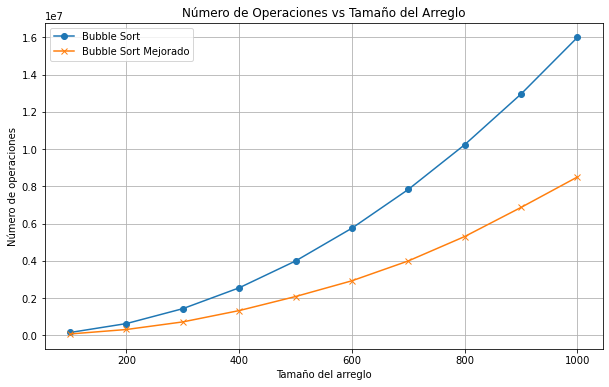

The script that drew this image:
# -*- coding: utf-8 -*-
"""
Created on Tue Aug 29 08:15:22 2024

@author: diego
"""

import matplotlib.pyplot as plt
import random

# Bubble Sort


def bubbleSort(arr):
    operations = 2  # Constante inicial
    n = len(arr)
    for i in range(n):
        for j in range(n-1): # 1
            if arr[j] > arr[j+1]: # 4
                temp = arr[j] # 2
                arr[j] = arr[j+1] # 4
                arr[j+1] = temp # 3
                operations = 16 * n**2 - 10 * n
    return operations

# Optimized Bubble Sort
def optimizedBubbleSort(arr):
    operations = 2  # Constante inicial
    n = len(arr)
    for i in range(n):
        swapped = False
        for j in range(n-1):  # 1
            if arr[j] > arr[j+1]:  # 4
                temp = arr[j]  # 2
                arr[j] = arr[j+1]  # 4
                arr[j+1] = temp  # 3
                swapped = True # 1
                operations += 18
        if not swapped:
            break
        operations += (n-1) * 4
    return operations

# Variables para graficar
sizes = []  # Guarda tamaños de los arreglos
operationsBubble = []  # Guarda número de operaciones de Bubble sort
operationsOptimized = []  # Guarda número de operaciones de Bubble sort mejorado

# Probar diferentes tamaños de arreglo desde 100 has 1000, con incrementos de 100
for size in range(100, 1001, 100):
    arr = [random.randint(0, 10000) for _ in range(size)]

    arr1 = arr.copy()
    arr2 = arr.copy()

    # Medir operaciones para Bubble Sort
    opsBubble = bubbleSort(arr1)
    # print("Bubble Sort: ",opsBubble)

    # Medir operaciones para Optimized Bubble Sort
    opsOptimized = optimizedBubbleSort(arr2)
    # print("Bubble Sort Mejorado: ",opsOptimized)

    # Guardar resultados
    sizes.append(size)
    operationsBubble.append(opsBubble)
    operationsOptimized.append(opsOptimized)

# Graficar resultados
plt.figure(figsize=(10, 6))
plt.plot(sizes, operationsBubble, label='Bubble Sort', marker='o')
plt.plot(sizes, operationsOptimized, label='Bubble Sort Mejorado', marker='x')
plt.xlabel('Tamaño del arreglo')
plt.ylabel('Número de operaciones')
plt.title('Número de Operaciones vs Tamaño del Arreglo')
plt.legend()
plt.grid()
plt.show()
